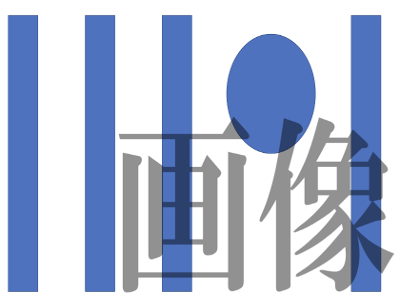
#> input picture 20190326testbg.png, 400 x 300 px
$ python 20191119-img2array.py 20190326testbg.png
#> lines starting #> are read from the running program, lines starting #| are printed output that depends on the picture
from PIL import Image
import numpy as np
import math
import csv

import sys

colorSamples = [[171,223,234],#0
[248,168,153],#1
[233,51,56],#3
[192,191,192],#4
[101,103,173],#5
[149,149,201],#6
[0,0,255],#7
[167,211,139],#8
[249,243,154],#9
[195,134,73],#10
[0,0,0],#black
[255,255,255]#white
]

def colorDiff(a,b):
    dif = 0
    for i in range(3):
        dif = dif + abs(a[i]-b[i])
    return dif

def resetColor(c):
    minIndex = 0
    minDiff = 255*255*255
    for i in range(len(colorSamples)):
        dif = colorDiff(c,colorSamples[i])
        if dif<minDiff:
            minIndex = i
            minDiff = dif
    for i in range(3):
        c[i] = colorSamples[minIndex][i]
    return minIndex

M = 160
N = M

args = sys.argv
if len(args) < 2:
    print("Usage: python3 script.py imgfile")
    exit()

# 元となる画像の読み込み
imgOrigin = Image.open(args[1])
#> imgOrigin is the input picture: PIL image 400x300 RGBA; mean R, G, B, A 177.7, 189.5, 214.4, 255
widthOrign, heightOrigin = imgOrigin.size
#> widthOrign = 400; heightOrigin = 300
N = round(M/widthOrign*heightOrigin)
#> N = 120

#img = imgOrigin.resize((M, N), Image.LANCZOS)
img = imgOrigin.resize((M, N), Image.NEAREST)
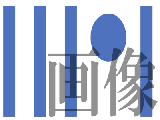
#> img: PIL image 160x120 RGBA; mean R, G, B, A 178.1, 189.8, 214.5, 255


img.save("out.png")

arr = np.array(img)

m, n, c = arr.shape
#> m = 120; n = 160; c = 4

strs = []
for i in range(m):
    for j in range(n):
        #resetColor(arr[i][j])
        chroma = '0x%02X%02X%02X' % (arr[i][j][0], arr[i][j][1], arr[i][j][2])
        chromaStr = ""+chroma
        # strs.append(chromaStr.lower())
        strs.append(chromaStr)
#> after the loop, strs = 19200 items, first 6: '0xFFFFFF', '0xFFFFFF', '0xFFFFFF', '0xFFFFFF', '0xFFFFFF', '0xFFFFFF'


print('let imgDataStr="{', end="")
print('\\"m\\":', m, ',', end="")
#| \"m\": 120 ,
print('\\"n\\":', n, ',', end="")
#| \"n\": 160 ,
print('\\"data\\":[', '\\"'+strs[0]+'\\"', end="")
#| \"data\":[ \"0xFFFFFF\"
for i in range(1, len(strs)):
    print(',', '\\"'+strs[i]+'\\"', end="")
#> this loop made 19199 passes
#| , \"0xFFFFFF\"
#| , \"0xFFFFFF\"
#| , \"0xFFFFFF\"
#| , \"0xFFFFFF\"
#| , \"0xFFFFFF\"
#| , \"0xFFFFFF\"
#| , \"0xFFFFFF\"
#| , \"0xFFFFFF\"
#> (further printed lines are left out)
print(']}";')

print('''
let imgData = JSON.parse(imgDataStr);
let img = [];
for (let i = 0; i < imgData["m"]; i++) {
    let row = [];
    for (let j = 0; j < imgData["n"]; j++) {
        row.push(imgData["data"][i * imgData["n"] + j]);
    }
    img.push(row);
}
''')

#exit()

outs = []
for i in range(m):
    row = []
    for j in range(n):
        chroma = '0x%02X%02X%02X' % (arr[i][j][0], arr[i][j][1], arr[i][j][2])
        chromaStr = ""+chroma
        #row.append(chromaStr+','+'--')
        row.append(resetColor(arr[i][j]))
    outs.append(row)

with open('out.csv', 'w') as f:
    writer = csv.writer(f, lineterminator='\n') # 改行コード（\n）を指定しておく
    writer.writerows(outs) # 2次元配列も書き込める


#print(m,n)
